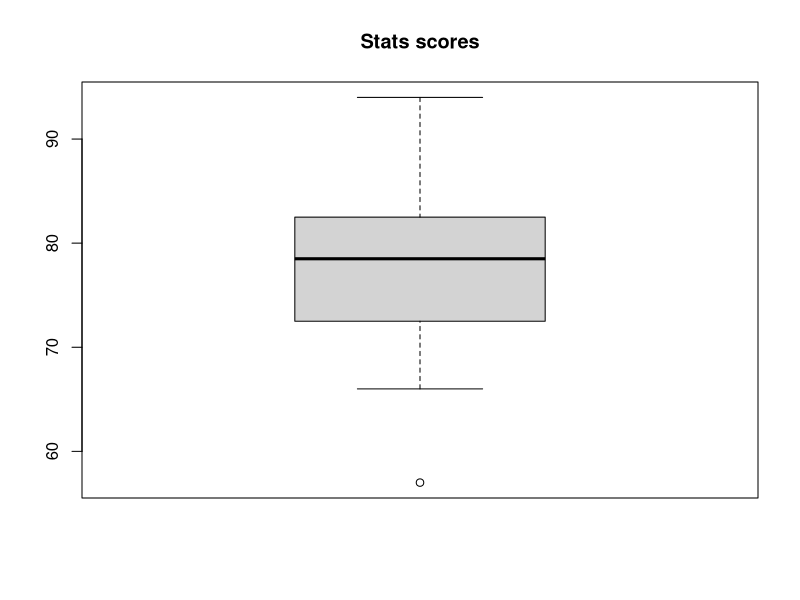

The R script that drew this image:
## ---- chunk 1
q148data <- c(57, 66, 69, 71, 72, 73, 74, 77, 78, 78, 79, 79, 81, 81, 82, 83, 83, 88, 89, 94);
boxplot(q148data)
title("Stats scores")

